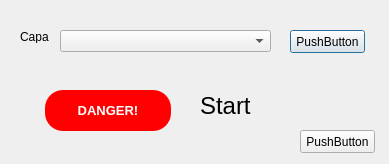
<?xml version="1.0" encoding="UTF-8"?>
<ui version="4.0">
 <class>ejemploDialogBase</class>
 <widget class="QDialog" name="ejemploDialogBase">
  <property name="geometry">
   <rect>
    <x>0</x>
    <y>0</y>
    <width>389</width>
    <height>164</height>
   </rect>
  </property>
  <property name="windowTitle">
   <string>ejemplo</string>
  </property>
  <widget class="QPushButton" name="pushButton">
   <property name="geometry">
    <rect>
     <x>290</x>
     <y>30</y>
     <width>75</width>
     <height>23</height>
    </rect>
   </property>
   <property name="text">
    <string>PushButton</string>
   </property>
  </widget>
  <widget class="QComboBox" name="comboBox">
   <property name="geometry">
    <rect>
     <x>60</x>
     <y>30</y>
     <width>211</width>
     <height>22</height>
    </rect>
   </property>
  </widget>
  <widget class="QLabel" name="label">
   <property name="geometry">
    <rect>
     <x>20</x>
     <y>30</y>
     <width>47</width>
     <height>13</height>
    </rect>
   </property>
   <property name="text">
    <string>Capa</string>
   </property>
  </widget>
  <widget class="QPushButton" name="pushButton_2">
   <property name="geometry">
    <rect>
     <x>20</x>
     <y>90</y>
     <width>151</width>
     <height>41</height>
    </rect>
   </property>
   <property name="styleSheet">
    <string notr="true">display: block;
float: left;
margin-left: 25px;
width: 18px;
height: 18px;
border-radius: 18px;
color: white;
background: red;
text-align: center;
font-size: 10pt;
font-weight: bold;</string>
   </property>
   <property name="text">
    <string>DANGER!</string>
   </property>
  </widget>
  <widget class="QLabel" name="l">
   <property name="geometry">
    <rect>
     <x>200</x>
     <y>80</y>
     <width>151</width>
     <height>51</height>
    </rect>
   </property>
   <property name="font">
    <font>
     <pointsize>18</pointsize>
    </font>
   </property>
   <property name="text">
    <string>Start</string>
   </property>
  </widget>
  <widget class="QPushButton" name="pushButton_3">
   <property name="geometry">
    <rect>
     <x>300</x>
     <y>130</y>
     <width>75</width>
     <height>23</height>
    </rect>
   </property>
   <property name="text">
    <string>PushButton</string>
   </property>
  </widget>
 </widget>
 <resources/>
 <connections/>
</ui>
